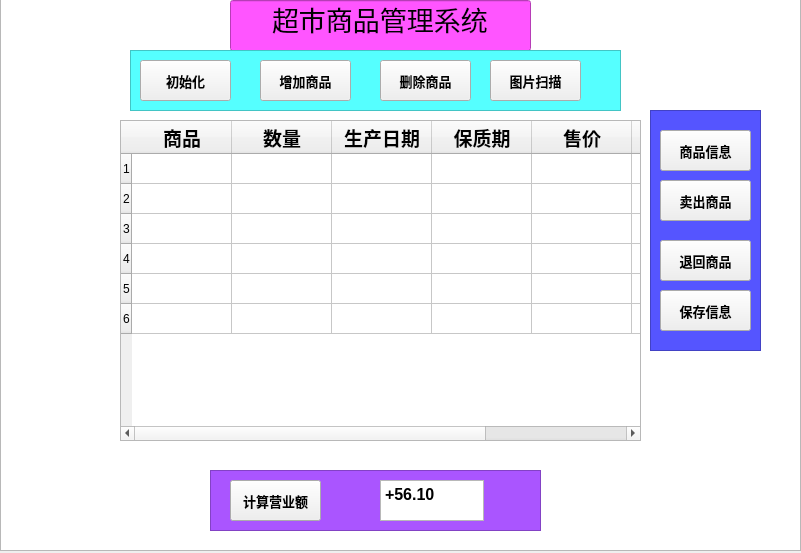
<?xml version="1.0" encoding="UTF-8"?>
<ui version="4.0">
 <class>QtWidgets1Class</class>
 <widget class="QMainWindow" name="QtWidgets1Class">
  <property name="geometry">
   <rect>
    <x>0</x>
    <y>0</y>
    <width>801</width>
    <height>553</height>
   </rect>
  </property>
  <property name="windowTitle">
   <string>QtWidgets1</string>
  </property>
  <widget class="QWidget" name="centralWidget">
   <widget class="QListView" name="listView">
    <property name="geometry">
     <rect>
      <x>0</x>
      <y>-10</y>
      <width>801</width>
      <height>561</height>
     </rect>
    </property>
    <property name="autoFillBackground">
     <bool>true</bool>
    </property>
    <property name="styleSheet">
     <string notr="true">background-image: url(:/images/supermarket);</string>
    </property>
   </widget>
   <widget class="QLineEdit" name="lineEdit">
    <property name="geometry">
     <rect>
      <x>230</x>
      <y>0</y>
      <width>301</width>
      <height>51</height>
     </rect>
    </property>
    <property name="font">
     <font>
      <pointsize>20</pointsize>
     </font>
    </property>
    <property name="styleSheet">
     <string notr="true">background-color: rgb(255, 85, 255);</string>
    </property>
    <property name="text">
     <string>超市商品管理系统</string>
    </property>
    <property name="cursorPosition">
     <number>8</number>
    </property>
    <property name="alignment">
     <set>Qt::AlignmentFlag::AlignCenter</set>
    </property>
   </widget>
   <widget class="QListView" name="listView_2">
    <property name="geometry">
     <rect>
      <x>130</x>
      <y>50</y>
      <width>491</width>
      <height>61</height>
     </rect>
    </property>
    <property name="styleSheet">
     <string notr="true">background-color: rgb(85, 255, 255);</string>
    </property>
   </widget>
   <widget class="QListView" name="listView_3">
    <property name="geometry">
     <rect>
      <x>650</x>
      <y>110</y>
      <width>111</width>
      <height>241</height>
     </rect>
    </property>
    <property name="styleSheet">
     <string notr="true">background-color: rgb(85, 85, 255);</string>
    </property>
   </widget>
   <widget class="QPushButton" name="pushButton_2">
    <property name="geometry">
     <rect>
      <x>260</x>
      <y>60</y>
      <width>91</width>
      <height>41</height>
     </rect>
    </property>
    <property name="font">
     <font>
      <pointsize>10</pointsize>
      <bold>true</bold>
     </font>
    </property>
    <property name="text">
     <string>增加商品</string>
    </property>
   </widget>
   <widget class="QPushButton" name="pushButton_3">
    <property name="geometry">
     <rect>
      <x>380</x>
      <y>60</y>
      <width>91</width>
      <height>41</height>
     </rect>
    </property>
    <property name="font">
     <font>
      <pointsize>10</pointsize>
      <bold>true</bold>
     </font>
    </property>
    <property name="text">
     <string>删除商品</string>
    </property>
   </widget>
   <widget class="QPushButton" name="pushButton_4">
    <property name="geometry">
     <rect>
      <x>490</x>
      <y>60</y>
      <width>91</width>
      <height>41</height>
     </rect>
    </property>
    <property name="font">
     <font>
      <pointsize>10</pointsize>
      <bold>true</bold>
     </font>
    </property>
    <property name="text">
     <string>图片扫描</string>
    </property>
   </widget>
   <widget class="QPushButton" name="pushButton_5">
    <property name="geometry">
     <rect>
      <x>660</x>
      <y>130</y>
      <width>91</width>
      <height>41</height>
     </rect>
    </property>
    <property name="font">
     <font>
      <pointsize>10</pointsize>
      <bold>true</bold>
     </font>
    </property>
    <property name="text">
     <string>商品信息</string>
    </property>
   </widget>
   <widget class="QPushButton" name="pushButton_6">
    <property name="geometry">
     <rect>
      <x>660</x>
      <y>180</y>
      <width>91</width>
      <height>41</height>
     </rect>
    </property>
    <property name="font">
     <font>
      <pointsize>10</pointsize>
      <bold>true</bold>
     </font>
    </property>
    <property name="text">
     <string>卖出商品</string>
    </property>
   </widget>
   <widget class="QPushButton" name="pushButton_7">
    <property name="geometry">
     <rect>
      <x>660</x>
      <y>240</y>
      <width>91</width>
      <height>41</height>
     </rect>
    </property>
    <property name="font">
     <font>
      <pointsize>10</pointsize>
      <bold>true</bold>
     </font>
    </property>
    <property name="text">
     <string>退回商品</string>
    </property>
   </widget>
   <widget class="QPushButton" name="pushButton_8">
    <property name="geometry">
     <rect>
      <x>660</x>
      <y>290</y>
      <width>91</width>
      <height>41</height>
     </rect>
    </property>
    <property name="font">
     <font>
      <pointsize>10</pointsize>
      <bold>true</bold>
     </font>
    </property>
    <property name="text">
     <string>保存信息</string>
    </property>
   </widget>
   <widget class="QTableWidget" name="tableWidget_2">
    <property name="geometry">
     <rect>
      <x>120</x>
      <y>120</y>
      <width>521</width>
      <height>321</height>
     </rect>
    </property>
    <row/>
    <row/>
    <row/>
    <row/>
    <row/>
    <row/>
    <column>
     <property name="text">
      <string>商品</string>
     </property>
     <property name="font">
      <font>
       <pointsize>14</pointsize>
       <bold>true</bold>
      </font>
     </property>
    </column>
    <column>
     <property name="text">
      <string>数量</string>
     </property>
     <property name="font">
      <font>
       <pointsize>14</pointsize>
       <bold>true</bold>
      </font>
     </property>
    </column>
    <column>
     <property name="text">
      <string>生产日期</string>
     </property>
     <property name="font">
      <font>
       <pointsize>14</pointsize>
       <bold>true</bold>
      </font>
     </property>
    </column>
    <column>
     <property name="text">
      <string>保质期</string>
     </property>
     <property name="font">
      <font>
       <pointsize>14</pointsize>
       <bold>true</bold>
      </font>
     </property>
    </column>
    <column>
     <property name="text">
      <string>售价</string>
     </property>
     <property name="font">
      <font>
       <pointsize>14</pointsize>
       <bold>true</bold>
      </font>
     </property>
    </column>
    <column>
     <property name="text">
      <string>颜色</string>
     </property>
     <property name="font">
      <font>
       <pointsize>14</pointsize>
       <bold>true</bold>
      </font>
     </property>
    </column>
    <column>
     <property name="text">
      <string>保修期</string>
     </property>
     <property name="font">
      <font>
       <pointsize>14</pointsize>
       <bold>true</bold>
      </font>
     </property>
    </column>
   </widget>
   <widget class="QListView" name="listView_4">
    <property name="geometry">
     <rect>
      <x>210</x>
      <y>470</y>
      <width>331</width>
      <height>61</height>
     </rect>
    </property>
    <property name="styleSheet">
     <string notr="true">background-color: rgb(170, 85, 255);</string>
    </property>
   </widget>
   <widget class="QPushButton" name="pushButton_9">
    <property name="geometry">
     <rect>
      <x>230</x>
      <y>480</y>
      <width>91</width>
      <height>41</height>
     </rect>
    </property>
    <property name="font">
     <font>
      <pointsize>10</pointsize>
      <bold>true</bold>
     </font>
    </property>
    <property name="text">
     <string>计算营业额</string>
    </property>
   </widget>
   <widget class="QTextEdit" name="textEdit">
    <property name="geometry">
     <rect>
      <x>380</x>
      <y>480</y>
      <width>104</width>
      <height>41</height>
     </rect>
    </property>
    <property name="html">
     <string>&lt;!DOCTYPE HTML PUBLIC &quot;-//W3C//DTD HTML 4.0//EN&quot; &quot;http://www.w3.org/TR/REC-html40/strict.dtd&quot;&gt;
&lt;html&gt;&lt;head&gt;&lt;meta name=&quot;qrichtext&quot; content=&quot;1&quot; /&gt;&lt;meta charset=&quot;utf-8&quot; /&gt;&lt;style type=&quot;text/css&quot;&gt;
p, li { white-space: pre-wrap; }
hr { height: 1px; border-width: 0; }
li.unchecked::marker { content: &quot;\2610&quot;; }
li.checked::marker { content: &quot;\2612&quot;; }
&lt;/style&gt;&lt;/head&gt;&lt;body style=&quot; font-family:'Microsoft YaHei UI'; font-size:9pt; font-weight:400; font-style:normal;&quot;&gt;
&lt;p style=&quot; margin-top:0px; margin-bottom:0px; margin-left:0px; margin-right:0px; -qt-block-indent:0; text-indent:0px;&quot;&gt;&lt;span style=&quot; font-size:12pt; font-weight:700;&quot;&gt;+56.10&lt;/span&gt;&lt;/p&gt;&lt;/body&gt;&lt;/html&gt;</string>
    </property>
   </widget>
   <widget class="QPushButton" name="pushButton_10">
    <property name="enabled">
     <bool>true</bool>
    </property>
    <property name="geometry">
     <rect>
      <x>140</x>
      <y>60</y>
      <width>91</width>
      <height>41</height>
     </rect>
    </property>
    <property name="font">
     <font>
      <pointsize>10</pointsize>
      <bold>true</bold>
     </font>
    </property>
    <property name="text">
     <string>初始化</string>
    </property>
   </widget>
  </widget>
 </widget>
 <layoutdefault spacing="6" margin="11"/>
 <resources>
  <include location="QtWidgets1.qrc"/>
 </resources>
 <connections/>
</ui>
